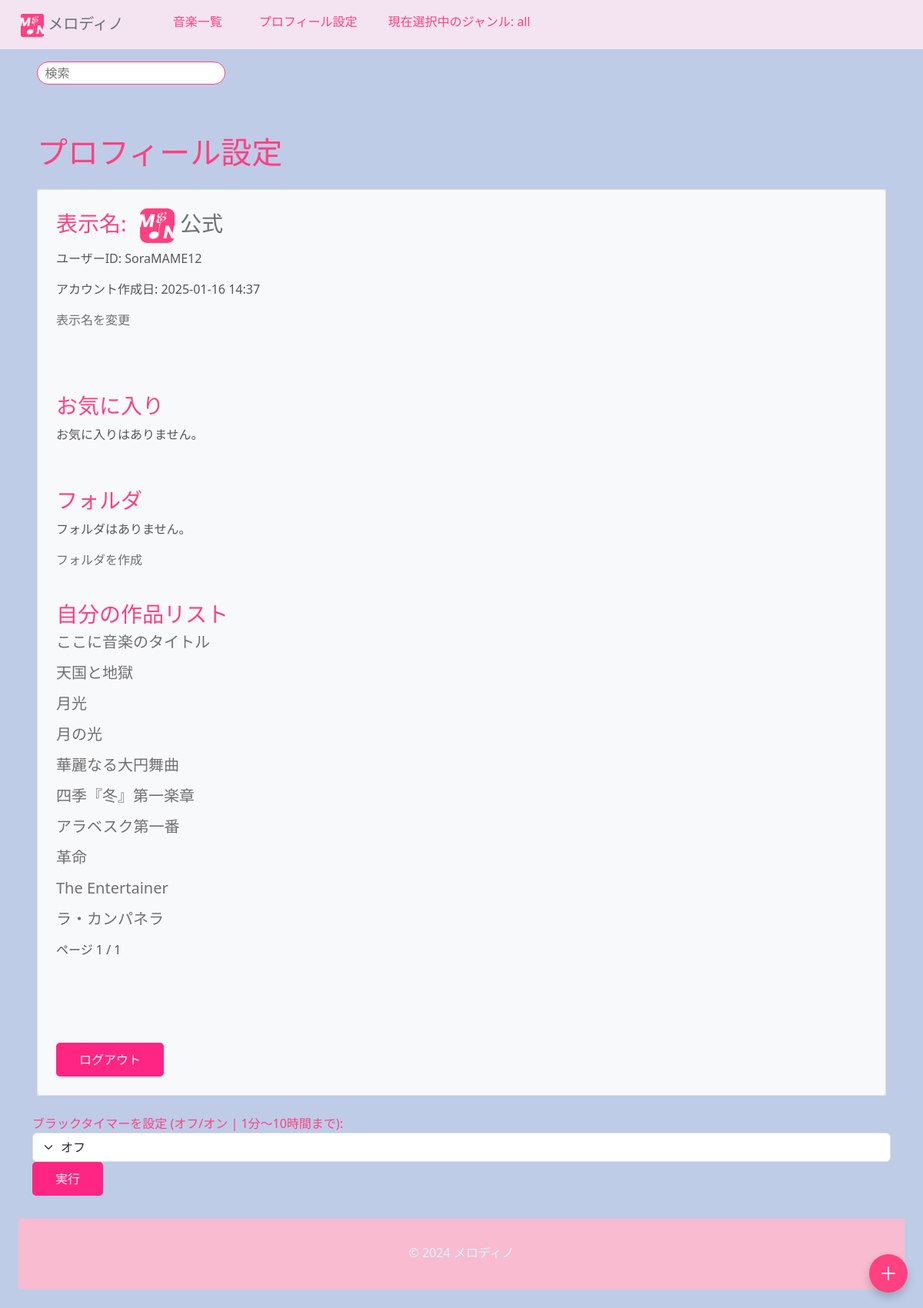
/ongaku/profile/?page=2 (signed in), run on an earlier commit of the app's database.
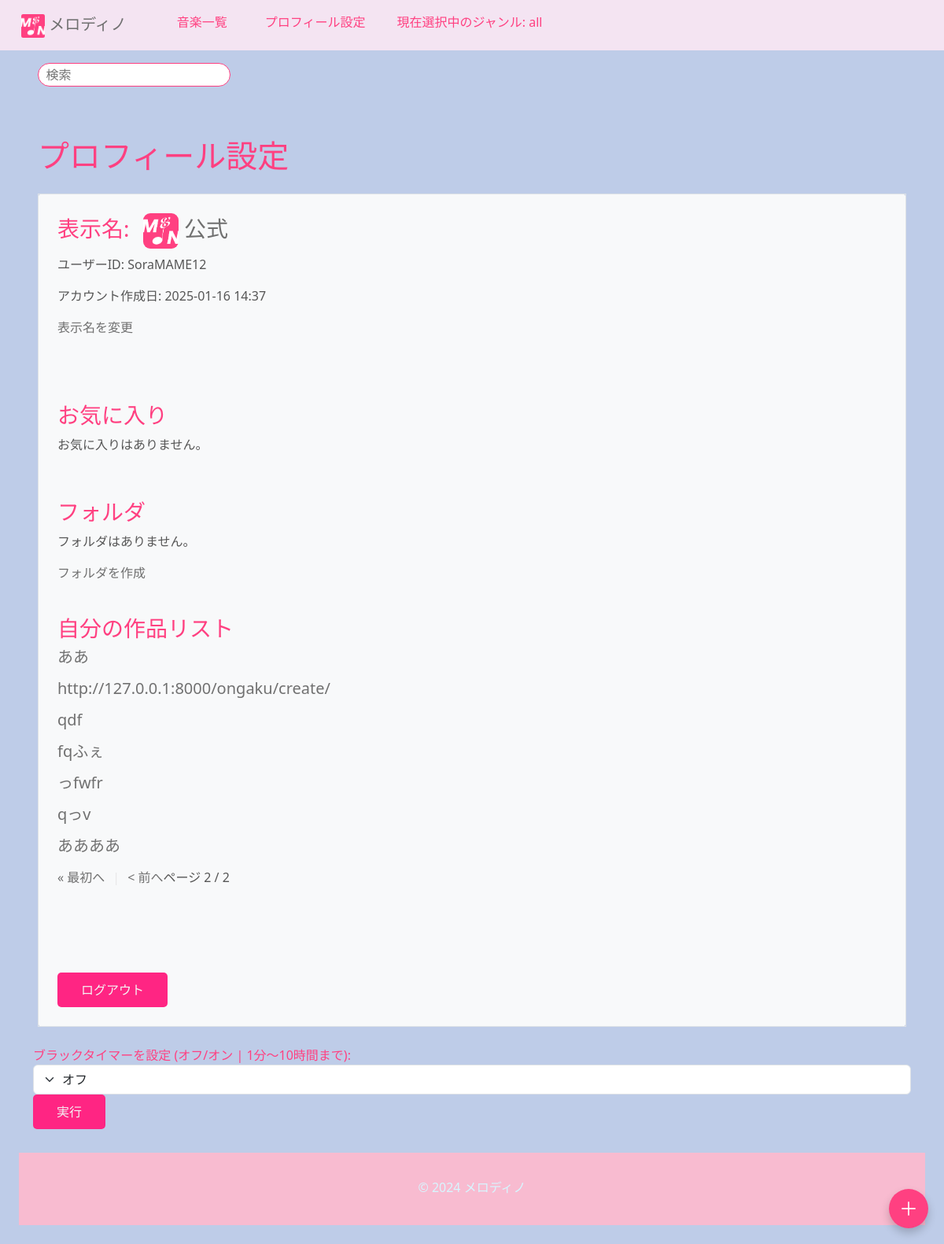
And on a later commit of the database.
### ongaku/models.py (models this page shows, shortened)
class Ongaku(models.Model):
    title = models.CharField(max_length=70, verbose_name="タイトル")
    text = models.TextField(blank=True, default="", verbose_name="説明")
    audio_file = models.FileField(upload_to='music/', null=True, blank=True, verbose_name="音楽ファイル")
    thumbnail = models.ImageField(null=True, blank=True, verbose_name="サムネイル")
    category = models.CharField(
        max_length=100, choices=CATEGORY, null=True, blank=True, verbose_name="カテゴリー"
    )
    custom_category = models.CharField(
        max_length=100,
        blank=True,
        help_text="検索時に見つかりやすくなります。",
        verbose_name="カスタムカテゴリー"
    )
    user = models.ForeignKey(User, on_delete=models.CASCADE, related_name='songs', verbose_name="ユーザー")
    search_count = models.IntegerField(default=0, verbose_name="検索回数")
    play_count = models.IntegerField(default=0, verbose_name="再生回数")
    is_public = models.BooleanField(default=False, verbose_name="公開設定")  # 公開/非公開設定
    created_at = models.DateTimeField(auto_now_add=True, verbose_name="作成日時")  # 投稿日
    ongaku_url = models.URLField(blank=False, null=False, verbose_name="音楽URL")
    favorites = models.ManyToManyField(User, related_name='favorite_songs', blank=True, verbose_name="お気に入り")
    favorited_by = models.ManyToManyField(
        'UserProfile',  # ユーザー情報が保存されているモデル
        related_name='favorite_songs',
        blank=True,
        verbose_name="お気に入りユーザー"
    )
    order = models.PositiveIntegerField(default=0, verbose_name="順序")
    class Meta:
        ordering = ['order']

### ongaku/views.py (the view)
# urls.py: path('profile/', views.profile_list, name='profile_list'),
@login_required
def profile_list(request):
    try:
        userprofile = request.user.userprofile
    except UserProfile.DoesNotExist:
        userprofile = UserProfile.objects.create(user=request.user)
        messages.info(request, "プロフィールが自動的に作成されました。")
    folders = Folder.objects.filter(user=request.user)  # ユーザーのフォルダを取得
    songs = request.user.songs.all()  # ユーザーの作成した曲を取得
    paginator = Paginator(songs, 10)  # 1ページに10曲
    page_number = request.GET.get('page')  # URLパラメータからページ番号を取得
    page_obj = paginator.get_page(page_number)  # ページオブジェクトを取得
    context = {
        'userprofile': userprofile,
        'folders': folders,
        'page_obj': page_obj,  # ページオブジェクトを渡す
    }
    return render(request, 'ongaku/profile_list.html', context)

### ongaku/templates/ongaku/profile_list.html (shortened to what this page needs)
{% extends 'base.html' %}
{% block content %}
<h1 class="c-3 m-4">プロフィール設定</h1>
<div class="c-3 m-4 bg-light rounded" type="kasane">
    <div class="border border_color p-4 mb-4">
        <h3>
            表示名:
            <a href="{% url 'profile' user.pk %}">
                {% if user.userprofile.profile_picture %}
                <img src="{{ user.userprofile.profile_picture.url }}" alt="プロフィール画像" class="profile-picture">
                {% endif %}
                {% if request.user.userprofile.display_name == None %}
                    {{ request.user.userprofile.display_name|default:"匿名" }}{{ user.id }}
                {% else %}
                    {{ request.user.userprofile.display_name|default:"匿名" }}
                {% endif %}
            </a>
        </h3>
        <p>ユーザーID: {{ user.username|default:"なし"  }}</p>
        {% load tz %}
        <p>アカウント作成日: {{ user.date_joined|timezone:"Asia/Tokyo"|date:"Y-m-d H:i" }}</p>
        <a href="{% url 'change_display_name' %}">表示名を変更</a>
        <h3><br></h3>
        <h3><br></h3>
        <h3>お気に入り</h3>
        {% for song in request.user.favorite_songs.all %}
            <ul style="margin-left: -40px;">
                <h5>
                    <li>
                        <a href="{% url 'detail-ongaku' song.pk %}">{{ song.title }}</a>
                    </li>
                </h5>
            </ul>
        {% empty %}
            <p>お気に入りはありません。</p>
        {% endfor %}
        <h3><br></h3>
        <h3>フォルダ</h3>
        {% if folders %}
            <p>フォルダの数: {{ folders.count }}</p>
            <ul style="margin-left: -40px;">
                {% for folder in folders %}
                    <li>
                        <h5>
                            <a href="{% url 'folder_detail' folder.id %}">{{ folder.name }}</a>
                            <form method="POST" action="{% url 'delete_folder' folder.id %}" style="display:inline;">
                                {% csrf_token %}
                                <button type="submit" style="background:none; border:none; color: #ff4081; cursor:pointer; font-size: 20px;" class="btn">✖</button>
                            </form>
                        </h5>
                    </li>
                {% endfor %}
            </ul>
        {% else %}
            <p>フォルダはありません。</p>
        {% endif %}
        <a href="{% url 'create_folder' %}">フォルダを作成</a>
        <h3><br></h3>
        <h3>自分の作品リスト</h3>
        {% for song in page_obj %}
            <ul style="margin-left: -40px;">
                <h5><li><a href="{% url 'detail-ongaku' song.pk %}">{{ song.title }}</a></li></h5>
            </ul>
        {% empty %}
            <h5>まだ曲を作成していません。</h5>
        {% endfor %}
        {% if page_obj %}
        <div style="display: flex; width: 100%; margin: 0 auto;">
            <div class="pagination" style="display: inline-flex;">
                <span class="step-links" style="display: flex; width: 100%; margin: 0 auto;">
                    {% if page_obj.has_previous %}
                        <a href="?page=1">&laquo; 最初へ</a>
                        <p style="color: #e8e8e8; margin: 0 10px;">|</p>
                        <a href="?page={{ page_obj.previous_page_number }}">&lt; 前へ</a>
                    {% endif %}
                    <span class="current">
                        ページ {{ page_obj.number }} / {{ page_obj.paginator.num_pages }}
                    </span>
                </span>
            </div>
        </div>
        {% endif %}
    <h3><br><br><br></h3>
    {% if request.user.is_authenticated %}
        <form method="post" action="{% url 'accounts:logout' %}">
            <button type="btn" class="submit" type="submit">ログアウト</button>
        </form>
    {% endif %}
</div>
{% endblock %}

What changed in the data, as far as the page shows it:
no longer on this page (row unchanged): Ongaku: title "ここに音楽のタイトル"
no longer on this page (row unchanged): Ongaku: title "天国と地獄"
no longer on this page (row unchanged): Ongaku: title "月光"
no longer on this page (row unchanged): Ongaku: title "月の光"
no longer on this page (row unchanged): Ongaku: title "華麗なる大円舞曲"
no longer on this page (row unchanged): Ongaku: title "四季『冬』第一楽章"
no longer on this page (row unchanged): Ongaku: title "アラベスク第一番"
no longer on this page (row unchanged): Ongaku: title "革命"
no longer on this page (row unchanged): Ongaku: title "The Entertainer"
no longer on this page (row unchanged): Ongaku: title "ラ・カンパネラ"
added Ongaku: title "ああ"
added Ongaku: title "http://127.0.0.1:8000/ongaku/create/"
added Ongaku: title "qdf"
added Ongaku: title "fqふぇ"
added Ongaku: title "っfwfr"
added Ongaku: title "qっv"
added Ongaku: title "ああああ"
Also different on the page:
{{ page_obj.number }}: "1" → "2"
{{ page_obj.paginator.num_pages }}: "1" → "2"
text now shown: "« 最初へ < 前へ"
